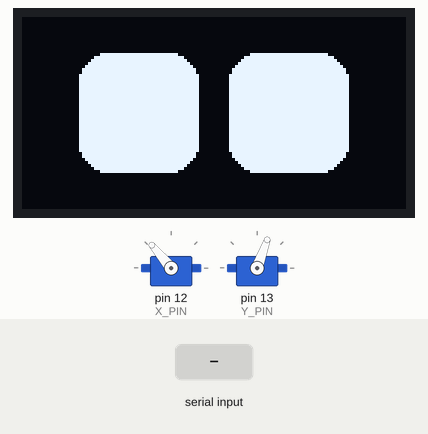
Recording of a sketch running on a simulated Arduino Uno, built with avr-gcc and run on an emulated ATmega328P. Parts: 2 × servo, 128×64 one-colour display. Inputs (shaded band) come from the test bench. What the sketch prints to the serial monitor is not drawn.

Above: at 4.5 s.
4.6 s: "eye_happy\n" received over Serial
At 5.4 s:
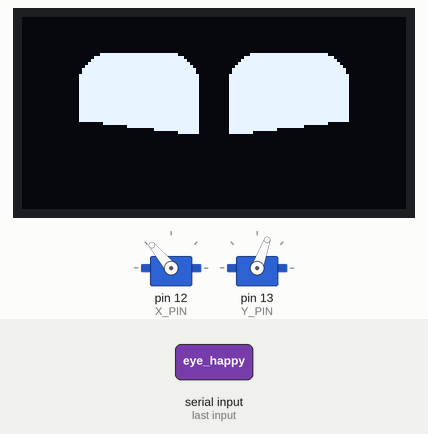
6.4 s: "eye_sad\n" received over Serial
At 7.5 s:
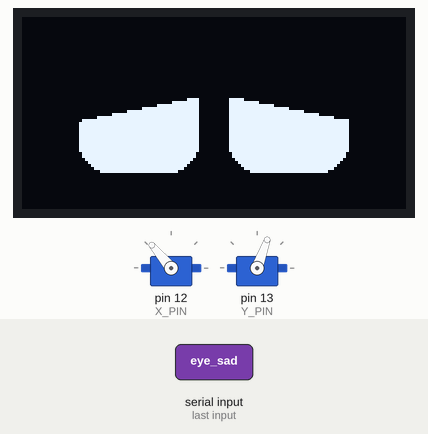
8.2 s: "eye_anger\n" received over Serial
At 8.9 s:
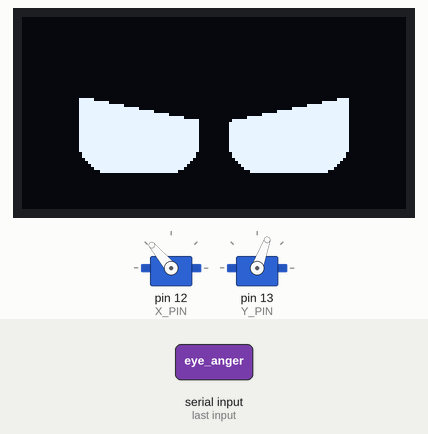
10.0 s: "eye_surprise\n" received over Serial
At 11.6 s:
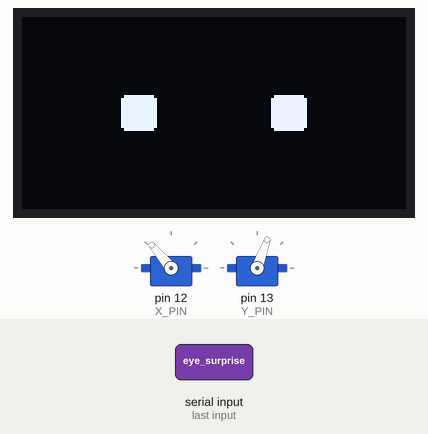
11.9 s: "eye_right\n" received over Serial
At 12.7 s:
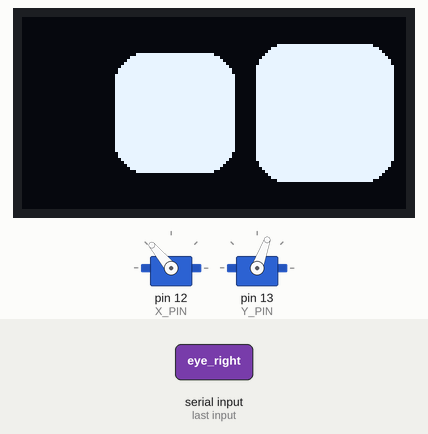
13.5 s: "eye_blink\n" received over Serial
Timing chart, 0 to 16.1 s (numbered marks = the images above; inputs shaded):
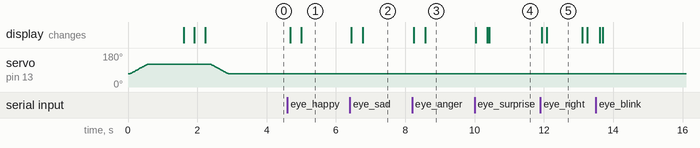

Measured:
- after the input at 4.6 s, the display: first changes after 0.08 s (image 1 shows a later state)
- after the input at 6.4 s, the display: first changes after 0.05 s (image 2 shows a later state)
- after the input at 8.2 s, the display: first changes after 0.05 s (image 3 shows a later state)
- after the input at 10.0 s, the display: first changes at once (image 4 shows a later state)
- after the input at 11.9 s, the display: first changes at once (image 5 shows a later state)
- what the display in image 5 shows lasts 1.0 s, from 12.1 s to 13.1 s

The sketch:

board.ino
```cpp
// This is an old version Arduino code for reference only.
// DO NOT upload to the board, it is not compatible!
#include <Wire.h>
#include <Adafruit_SSD1306.h>
#include <Servo.h>

#define SCREEN_WIDTH 128
#define SCREEN_HEIGHT 64
#define OLED_RESET -1
#define SCREEN_ADDRESS 0x3C
Adafruit_SSD1306 display(SCREEN_WIDTH, SCREEN_HEIGHT, &Wire, OLED_RESET);

// Servo
#define X_PIN 12
#define Y_PIN 13
#define STEP 1
#define SERVO_DELAY 10
#define X_CENTER 130
#define X_OFFSET 25
#define Y_CENTER 70
#define Y_OFFSET 50
int x_min = X_CENTER - X_OFFSET;
int x_max = X_CENTER + X_OFFSET;
int y_min = Y_CENTER - Y_OFFSET;
int y_max = Y_CENTER + Y_OFFSET;
Servo servo_x;
Servo servo_y;

// Adjustable
int ref_eye_height = 40;
int ref_eye_width = 40;
int ref_space_between_eye = 10;
int ref_corner_radius = 10;

// Current state of the eyes
int left_eye_height = ref_eye_height;
int left_eye_width = ref_eye_width;
int right_eye_x = 32 + ref_eye_width + ref_space_between_eye;
int left_eye_x = 32;
int left_eye_y = 32;
int right_eye_y = 32;
int right_eye_height = ref_eye_height;
int right_eye_width = ref_eye_width;

// Functions
void draw_eyes(bool update = true);
void saccade(int direction_x, int direction_y);
void move_eye(int direction);
void eye_center(bool update = true);
void eye_blink(int speed = 12);
void eye_sleep();
void eye_wakeup();
void eye_happy();
void eye_sad();
void eye_anger();
void eye_surprise();
void eye_right();
void eye_left();
void head_move(int x_offset, int y_offset, int servo_delay);
void head_up(int offset);
void head_down(int offset);
void head_left(int offset);
void head_right(int offset);
void head_center(int servo_delay);
void head_nod(int servo_delay);
void head_shake(int servo_delay);
void head_roll(int servo_delay);
void print_angle();

void draw_eyes(bool update = true) {
  display.clearDisplay();
  //draw from center
  int x = int(left_eye_x - left_eye_width / 2);
  int y = int(left_eye_y - left_eye_height / 2);
  display.fillRoundRect(x, y, left_eye_width, left_eye_height, ref_corner_radius, SSD1306_WHITE);
  x = int(right_eye_x - right_eye_width / 2);
  y = int(right_eye_y - right_eye_height / 2);
  display.fillRoundRect(x, y, right_eye_width, right_eye_height, ref_corner_radius, SSD1306_WHITE);
  if (update) {
    display.display();
  }
}

void eye_center(bool update = true) {
  //move eyes to the center of the display, defined by SCREEN_WIDTH, SCREEN_HEIGHT
  left_eye_height = ref_eye_height;
  left_eye_width = ref_eye_width;
  right_eye_height = ref_eye_height;
  right_eye_width = ref_eye_width;

  left_eye_x = SCREEN_WIDTH / 2 - ref_eye_width / 2 - ref_space_between_eye / 2;
  left_eye_y = SCREEN_HEIGHT / 2;
  right_eye_x = SCREEN_WIDTH / 2 + ref_eye_width / 2 + ref_space_between_eye / 2;
  right_eye_y = SCREEN_HEIGHT / 2;

  draw_eyes(update);
}

void eye_blink(int speed = 12) {
  draw_eyes();
  for (int i = 0; i < 3; i++) {
    left_eye_height = left_eye_height - speed;
    right_eye_height = right_eye_height - speed;
    draw_eyes();
  }
  for (int i = 0; i < 3; i++) {
    left_eye_height = left_eye_height + speed;
    right_eye_height = right_eye_height + speed;
    draw_eyes();
  }
}

void eye_sleep() {  // DRAWS A LINE TO LOOK LIKE SLEEPING
  left_eye_height = 2;
  right_eye_height = 2;
  draw_eyes(true);
}

void eye_wakeup() {  // WAKE UP THE EYES FROM AN LINE TO ROUND CORNERED SQUARE
  eye_sleep();
  for (int h = 0; h <= ref_eye_height; h += 2) {
    left_eye_height = h;
    right_eye_height = h;
    draw_eyes(true);
  }
}

void eye_happy() {
  eye_center(false);
  //draw inverted triangle over eye lower part
  int offset = ref_eye_height / 2;
  for (int i = 0; i < 10; i++) {
    display.fillTriangle(
      left_eye_x - left_eye_width / 2 - 1, left_eye_y + offset,
      left_eye_x + left_eye_width / 2 + 1, left_eye_y + 5 + offset,
      left_eye_x - left_eye_width / 2 - 1, left_eye_y + left_eye_height + offset,
      SSD1306_BLACK
    );
    display.fillTriangle(
      right_eye_x + right_eye_width / 2 + 1, right_eye_y + offset,
      right_eye_x - left_eye_width / 2 - 1, right_eye_y + 5 + offset,
      right_eye_x + right_eye_width / 2 + 1, right_eye_y + right_eye_height + offset,
      SSD1306_BLACK
    );
    offset -= 2;
    display.display();
  }
  display.display();
  delay(100);
}

void eye_sad() {
  eye_center(false);
  int offset = ref_eye_height / 2;
  for (int i = 0; i < 10; i++) {
    display.fillTriangle(
      left_eye_x - left_eye_width / 2 - 5, left_eye_y - offset + 5,
      left_eye_x + left_eye_width / 2 + 5, left_eye_y - 5 - offset,
      left_eye_x - left_eye_width / 2 - 5, left_eye_y - left_eye_height - offset,
      SSD1306_BLACK
    );
    display.fillTriangle(
      right_eye_x + right_eye_width / 2 + 5, right_eye_y - offset + 5,
      right_eye_x - left_eye_width / 2 - 5, right_eye_y - 5 - offset,
      right_eye_x + right_eye_width / 2 + 5, right_eye_y - left_eye_height - offset,
      SSD1306_BLACK
    );
    offset -= 2;
    display.display();
  }
  display.display();
  delay(100);
}

void eye_anger() {
  eye_center(false);
  int offset = ref_eye_height / 2;
  for (int i = 0; i < 10; i++) {
    display.fillTriangle(
      left_eye_x + left_eye_width / 2 + 5, left_eye_y - offset + 5,
      left_eye_x - left_eye_width / 2 - 5, left_eye_y - 5 - offset,
      left_eye_x + left_eye_width / 2 + 5, left_eye_y - left_eye_height - offset,
      SSD1306_BLACK
    );
    display.fillTriangle(
      right_eye_x - right_eye_width / 2 - 5, right_eye_y - offset + 5,
      right_eye_x + right_eye_width / 2 + 5, right_eye_y - 5 - offset,
      right_eye_x - right_eye_width / 2 - 5, right_eye_y - left_eye_height - offset,
      SSD1306_BLACK
    );
    offset -= 2;
    display.display();
  }
  display.display();
  delay(100);
}

void eye_surprise() {
  eye_center(false);
  int initial_width = left_eye_width;
  int initial_height = left_eye_height;
  int min_width = 10;
  int min_height = 10;
  int corner_radius = ref_corner_radius;

  while (initial_width > min_width && initial_height > min_height) {
    display.clearDisplay();
    int x = int(left_eye_x - initial_width / 2);
    int y = int(left_eye_y - initial_height / 2);
    display.fillRoundRect(x, y, initial_width, initial_height, corner_radius, SSD1306_WHITE);
    x = int(right_eye_x - initial_width / 2);
    y = int(right_eye_y - initial_height / 2);
    display.fillRoundRect(x, y, initial_width, initial_height, corner_radius, SSD1306_WHITE);
    display.display();

    initial_width -= 2;
    initial_height -= 2;
    corner_radius = max(corner_radius - 1, 1);
  }
  delay(100);
}


void saccade(int direction_x, int direction_y) {
  //quick movement of the eye, no size change. stay at position after movement, will not move back,  call again with opposite direction
  //direction == -1 :  move left
  //direction == 1 :  move right

  int direction_x_movement_amplitude = 8;
  int direction_y_movement_amplitude = 6;
  int eye_blink_amplitude = 8;

  for (int i = 0; i < 1; i++) {
    left_eye_x += direction_x_movement_amplitude * direction_x;
    right_eye_x += direction_x_movement_amplitude * direction_x;
    left_eye_y += direction_y_movement_amplitude * direction_y;
    right_eye_y += direction_y_movement_amplitude * direction_y;
    right_eye_height -= eye_blink_amplitude;
    left_eye_height -= eye_blink_amplitude;
    draw_eyes();
    delay(1);
  }

  for (int i = 0; i < 1; i++) {
    left_eye_x += direction_x_movement_amplitude * direction_x;
    right_eye_x += direction_x_movement_amplitude * direction_x;
    left_eye_y += direction_y_movement_amplitude * direction_y;
    right_eye_y += direction_y_movement_amplitude * direction_y;
    right_eye_height += eye_blink_amplitude;
    left_eye_height += eye_blink_amplitude;
    draw_eyes();
    delay(1);
  }
}

void move_eye(int direction) {  // MOVES TO RIGHT OR LEFT DEPENDING ON 1 OR -1 INPUT.
  //direction == -1 :  move left
  //direction == 1 :  move right

  int direction_oversize = 1;
  int direction_movement_amplitude = 2;
  int eye_blink_amplitude = 5;

  for (int i = 0; i < 3; i++) {
    left_eye_x += direction_movement_amplitude * direction;
    right_eye_x += direction_movement_amplitude * direction;
    right_eye_height -= eye_blink_amplitude;
    left_eye_height -= eye_blink_amplitude;
    if (direction > 0) {
      right_eye_height += direction_oversize;
      right_eye_width += direction_oversize;
    } else {
      left_eye_height += direction_oversize;
      left_eye_width += direction_oversize;
    }

    draw_eyes();
    delay(1);
  }
  for (int i = 0; i < 3; i++) {
    left_eye_x += direction_movement_amplitude * direction;
    right_eye_x += direction_movement_amplitude * direction;
    right_eye_height += eye_blink_amplitude;
    left_eye_height += eye_blink_amplitude;
    if (direction > 0) {
      right_eye_height += direction_oversize;
      right_eye_width += direction_oversize;
    } else {
      left_eye_height += direction_oversize;
      left_eye_width += direction_oversize;
    }
    draw_eyes();
    delay(1);
  }

  delay(1000);

  for (int i = 0; i < 3; i++) {
    left_eye_x -= direction_movement_amplitude * direction;
    right_eye_x -= direction_movement_amplitude * direction;
    right_eye_height -= eye_blink_amplitude;
    left_eye_height -= eye_blink_amplitude;
    if (direction > 0) {
      right_eye_height -= direction_oversize;
      right_eye_width -= direction_oversize;
    } else {
      left_eye_height -= direction_oversize;
      left_eye_width -= direction_oversize;
    }
    draw_eyes();
    delay(1);
  }
  for (int i = 0; i < 3; i++) {
    left_eye_x -= direction_movement_amplitude * direction;
    right_eye_x -= direction_movement_amplitude * direction;
    right_eye_height += eye_blink_amplitude;
    left_eye_height += eye_blink_amplitude;
    if (direction > 0) {
      right_eye_height -= direction_oversize;
      right_eye_width -= direction_oversize;
    } else {
      left_eye_height -= direction_oversize;
      left_eye_width -= direction_oversize;
    }
    draw_eyes();
    delay(1);
  }
  eye_center();
}

void eye_right() {
  move_eye(1);
}

void eye_left() {
  move_eye(-1);
}

void head_move(int x_offset=0, int y_offset=0, int servo_delay=SERVO_DELAY) {
  int x_angle = servo_x.read();
  int y_angle = servo_y.read();
  int to_x_angle = constrain(x_angle + x_offset, x_min, x_max);
  int to_y_angle = constrain(y_angle + y_offset, y_min, y_max);

  while (x_angle != to_x_angle || y_angle != to_y_angle) {
    if (x_angle != to_x_angle) {
      x_angle += (to_x_angle > x_angle ? STEP : -STEP);
      servo_x.write(x_angle);
    }
    if (y_angle != to_y_angle) {
      y_angle += (to_y_angle > y_angle ? STEP : -STEP);
      servo_y.write(y_angle);
    }
    delay(servo_delay);
  }
}

void head_right(int offset=0) {
  head_move(offset, 0);
}

void head_left(int offset=0) {
  head_move(-offset, 0);
}

void head_down(int offset=0) {
  head_move(0, offset);
}

void head_up(int offset=0) {
  head_move(0, -offset);
}

void head_center(int servo_delay=SERVO_DELAY) {
  int x_angle = servo_x.read();
  int y_angle = servo_y.read();
  head_move(X_CENTER - x_angle, Y_CENTER - y_angle, servo_delay);
}

void head_nod(int servo_delay=1) {
  for (int i = 0; i < 3; i++) {
    head_move(0, 40, servo_delay);
    head_move(0, -40, servo_delay);
  }
}

void head_shake(int servo_delay=1) {
  head_move(-20, 0, servo_delay);
  head_move(40, 0, servo_delay);
  head_move(-40, 0, servo_delay);
  head_move(40, 0, servo_delay);
  head_move(-40, 0, servo_delay);
  head_move(20, 0, servo_delay);
}

void head_roll(int servo_delay=SERVO_DELAY) {
  head_center();
  head_down(Y_OFFSET/2+5);
  head_move(X_OFFSET, -Y_OFFSET/2, servo_delay);
  head_move(-X_OFFSET, -Y_OFFSET/2, servo_delay);
  head_move(-X_OFFSET, Y_OFFSET/2, servo_delay);
  head_move(X_OFFSET, Y_OFFSET/2, servo_delay);
  head_move(-X_OFFSET, -Y_OFFSET/2, servo_delay);
  head_move(X_OFFSET, -Y_OFFSET/2, servo_delay);
  head_move(X_OFFSET, Y_OFFSET/2, servo_delay);
  head_move(-X_OFFSET, Y_OFFSET/2, servo_delay);
  head_center();
}

void print_angle() {
  Serial.print("{\"x\": ");
  Serial.print(servo_x.read());
  Serial.print(", \"y\": ");
  Serial.print(servo_y.read());
  Serial.println("}");
}

void setup() {

  Serial.begin(115200);
  Serial.println("Initializing...");

  // Init Servo
  servo_x.attach(X_PIN);
  servo_y.attach(Y_PIN);
  servo_x.write(X_CENTER);
  servo_y.write(Y_CENTER);

  // SSD1306_SWITCHCAPVCC = generate display voltage from 3.3V internally
  if (!display.begin(SSD1306_SWITCHCAPVCC, SCREEN_ADDRESS)) {
    Serial.println(F("SSD1306 allocation failed"));
    for (;;)
      ;  // Don't proceed, loop forever
  }

  display.clearDisplay();
  eye_sleep();
  head_down(100);
  delay(1000);
  eye_wakeup();
  eye_center();
  eye_blink();
  head_center();
  delay(500);
  Serial.println("Hello, I am Desk-Emoji. Nice to meet you :)");
}

void loop() {
  if (Serial.available() > 0) {
    String cmd = Serial.readStringUntil('\n');
    cmd.trim();

    if (cmd == "eye_blink") {
      eye_blink();
    } else if (cmd == "eye_happy") {
      eye_happy();
    } else if (cmd == "eye_sad") {
      eye_sad();
    } else if (cmd == "eye_anger") {
      eye_anger();
    } else if (cmd == "eye_surprise") {
      eye_surprise();
    } else if (cmd == "eye_right") {
      eye_right();
    } else if (cmd == "eye_left") {
      eye_left();
    } else if (cmd == "head_center") {
      head_center();
    } else if (cmd == "head_nod") {
      head_nod(3);
    } else if (cmd == "head_shake") {
      head_shake(3);
    } else if (cmd == "head_roll") {
      head_roll(30);
    } else if (cmd.startsWith("head_move")) {
      int firstSpaceIndex = cmd.indexOf(' ');
      if (firstSpaceIndex > 0) {
        int secondSpaceIndex = cmd.indexOf(' ', firstSpaceIndex + 1);
        if (secondSpaceIndex > 0) {
          int thirdSpaceIndex = cmd.indexOf(' ', secondSpaceIndex + 1);
          if (thirdSpaceIndex > 0) {
            String xString = cmd.substring(firstSpaceIndex + 1, secondSpaceIndex);
            String yString = cmd.substring(secondSpaceIndex + 1, thirdSpaceIndex);
            String delayString = cmd.substring(thirdSpaceIndex + 1);
            int x_offset = xString.toInt();
            int y_offset = yString.toInt();
            int servo_delay = delayString.toInt();
            head_move(x_offset, y_offset, servo_delay);
          }
        }
      }
    } else {
      Serial.print("Unknown command: ");
    }
    Serial.println(cmd);
  }
  delay(10);
}
```
